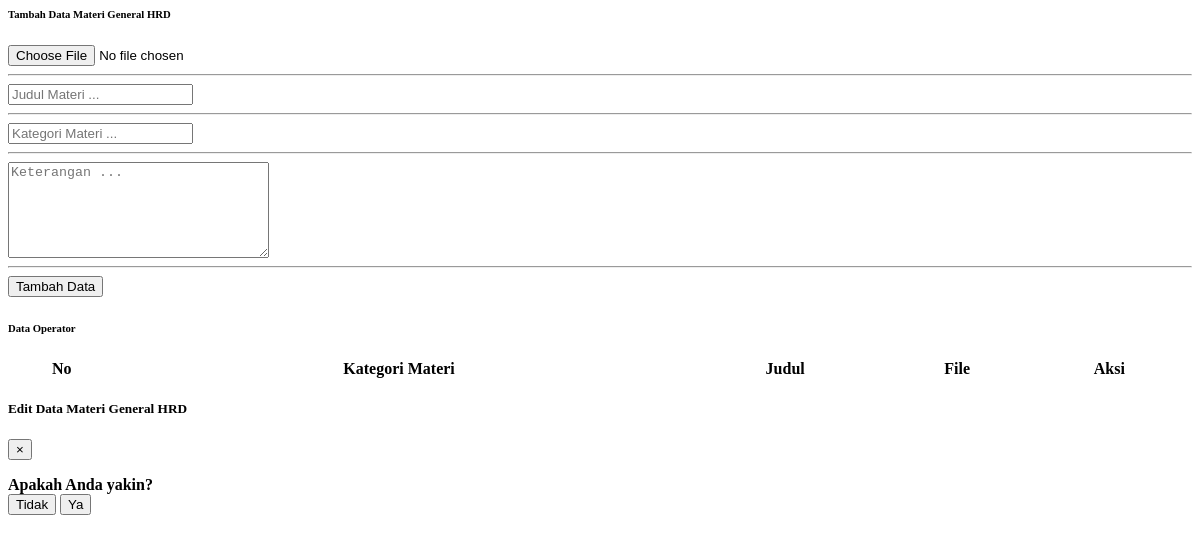
Before: /module/admin/materiTraining/dataMateriGeneralHrd.php with the older database file.
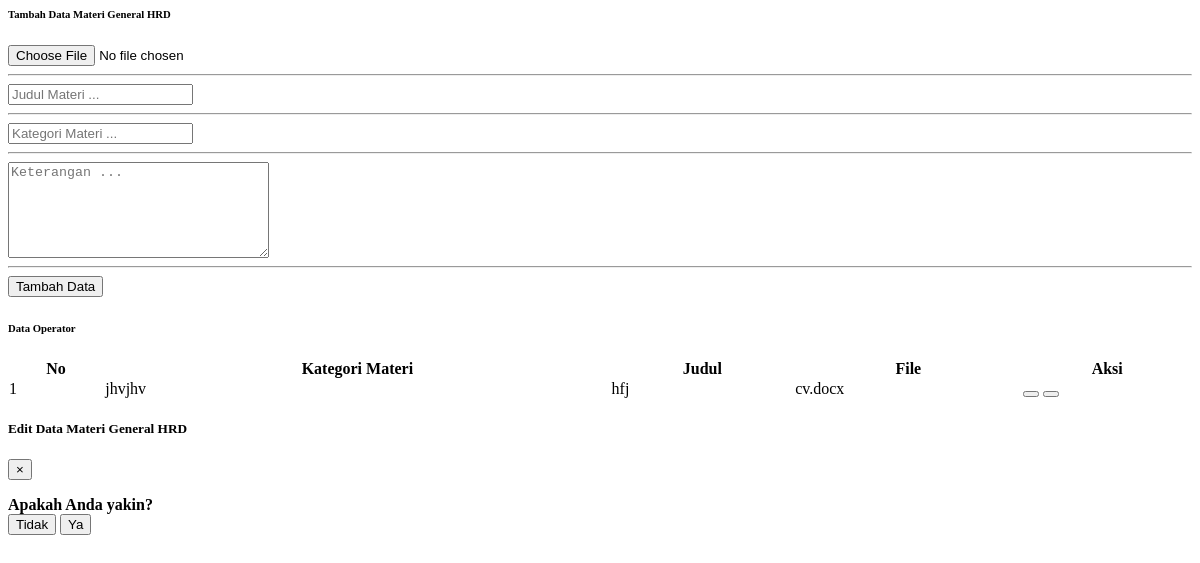
After: the same page with the newer database file.
### tables this page shows
CREATE TABLE `tabel_materi_generalhrd` (
  `id_materi_generalhrd` int(11) NOT NULL,
  `kategori_materi` varchar(100) NOT NULL,
  `judul_materi` varchar(100) NOT NULL,
  `file_materi` text NOT NULL,
  `keterangan` text NOT NULL,
  `tanggal_upload` date NOT NULL
);

### module/admin/materiTraining/dataMateriGeneralHrd.php (the view, shortened to what this page needs)
<?php
  include "../process/proses_adminDataMateriGeneralHrd.php";
?>
<body>
<div class="container-fluid" id="dataKaryawan">
    <div class="card shadow mb-4">
        <div class="card-header py-3">
            <h6 class="m-0 font-weight-bold text-primary">Tambah Data Materi General HRD</h6>
        </div>
        <div class="card-body">
            <form class="user" action="../process/proses_adminDataMateriGeneralHrd.php?module=dataMateriGeneralHrd&act=tambah" id="formDataMateriAdmin" method="POST" enctype="multipart/form-data">
                <div class="form-group">
                    <input type="file" class="form-control border-0" id="inputGroupFile02" name="fileMateri">
                </div>
                <hr>
                <div class="form-group">
                    <input type="text" class="form-control border-0" id="judulMateri" name="judulMateri" placeholder="Judul Materi ..." style="width=100%" required>
                </div>
                <hr>
                <div class="form-group">
                    <input type="text" class="form-control border-0" id="kategoriMateri" name="kategoriMateri" placeholder="Kategori Materi ..." style="width=100%" required>
                </div>
                <hr>
                <div class="form-group">
                    <textarea id="keteranganMateri" name="keteranganMateri" cols="30" rows="6" placeholder="Keterangan ..." class="form-control border-0"></textarea>
                </div>
                <hr>
                <div class="form-group">
                    <div class="row">
                        <div class="col-6 text-right d-flex justify-content-end ">
                            <button type="submit" class="btn btn-success btn-icon-split" name="tambahDataMateri" onclick="ValidasiTambahDataMateri();">
                                <span class="text">Tambah Data</span>
                            </button>
                        </div>
                    </div>
                </div>
            </form>
        </div>
    </div>
    <div class="card shadow mb-4">
        <div class="card-header py-3">
            <h6 class="m-0 font-weight-bold text-primary">Data Operator</h6>
        </div>
        <div class="card-body">
            <div class="table-responsive">
                <table class="table table-bordered" id="dataTable" width="100%" cellspacing="0">
                    <thead>
                        <tr class="text-center">
                            <th>No</th>
                            <th>Kategori Materi</th>
                            <th>Judul</th>
                            <th>File</th>
                            <th>Aksi</th>
                        </tr>
                    </thead>
                    <tbody>
                    <?php
                        $queryTampilData = "SELECT * FROM tabel_materi_generalhrd;
                            ";
                        $resultTampilData = mysqli_query($con, $queryTampilData);
                        $index = 1;
                        if(mysqli_num_rows($resultTampilData) > 0){
                            while($rowTampilData = mysqli_fetch_assoc($resultTampilData)){
                    ?>
                        <tr class="text-center" id-materi="<?php echo $rowTampilData["id_materi_generalhrd"] ?>">
                            <td ><?php echo $index; ?></td>
                            <td class="kategoriMateri"><?php echo $rowTampilData["kategori_materi"]; ?></td>
                            <td class="judulMateri"><?php echo $rowTampilData["judul_materi"]; ?></td>
                            <td class="fileMateri"><?php echo $rowTampilData["file_materi"]; ?></td>
                            <td>
                                <button type="button" class="btn btn-primary edit-dataMateri-admin" data-toggle="modal" data-target="#editDataMateriGeneralHrdModal" id_materiGenralHrdEdit="<?php echo $rowTampilData["id_materi_generalhrd"];?>">
                                </button>
                                <button type="button" class="btn btn-danger hapus-dataMateri-admin" data-toggle="modal" data-target="#hapusDataMateriGeneralHrdModal" id_materiGeneralHrdEdit="<?php echo $rowTampilData["id_materi_generalhrd"];?>">
                                </button>
                            </td>
                        </tr>
                    <?php
                        $index++;
                        }
                    ?>
                    <?php
                    }   else{
                    ?>
                        <!-- <div>
                            <p>Data Operator tidak tersedia</p>
                        </div> -->
                    <?php
                    }
                    ?>
                    </tbody>
                </table>
            </div>
        </div>
    </div>
</div>
<div class="modal fade" id="editDataMateriGeneralHrdModal" tabindex="-1" role="dialog" aria-labelledby="exampleModalLabel" aria-hidden="true">
    <div class="modal-dialog modal-xl" role="document">
      <div class="modal-content">
        <div class="modal-header d-flex justify-content-center bg-operator border-0">
          <h5 class="modal-title text-white w-100 text-center">Edit Data Materi General HRD</h5>
          <button type="button" class="close" data-dismiss="modal" aria-label="Close">
            <span aria-hidden="true">&times;</span>
          </button>
        </div>
      </div>
    </div>
  </div>
    <div class="modal fade" id="hapusDataOperatorModal" tabindex="-1" role="dialog" aria-labelledby="exampleModalLabel"
      aria-hidden="true">
      <div class="modal-dialog modal-dialog-centered" role="document">
        <div class="modal-content">
          <form action="../process/proses_adminDataOperator.php?module=dataOperator&act=hapus" method="post">
            <div class="modal-body pt-5 text-center">
              <strong>Apakah Anda yakin?</strong>
            </div>
            <div class="pb-4 pt-4 d-flex justify-content-around">
              <button type="button" class="btn btn-danger mr-4 btn-batal" data-dismiss="modal">Tidak</button>
              <button type="submit" name="hapusDataOperator" class="btn btn-success btn-ok">Ya</button>
            </div>
          </form>
        </div>
      </div>
    </div>
</body>

Changed rows visible on the page:
added tabel_materi_generalhrd: kategori_materi "jhvjhv", judul_materi "hfj", file_materi "cv.docx"
